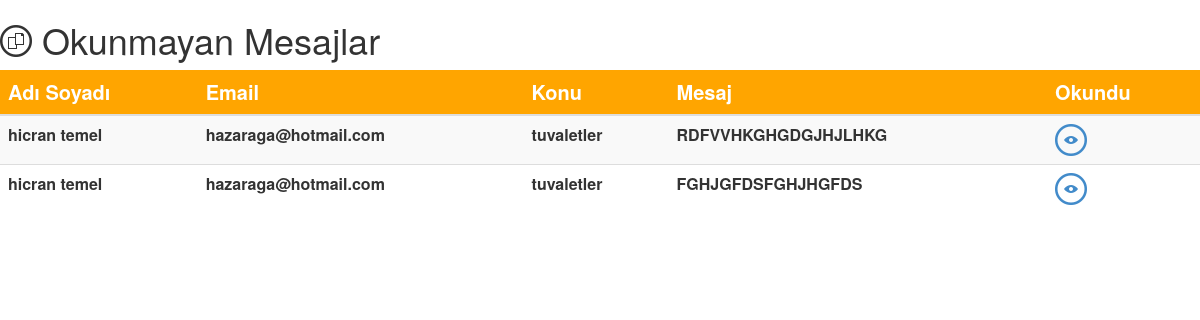
The app's page /okunmayanilet.php with its own data.
### tables this page shows
CREATE TABLE IF NOT EXISTS `iletisim` (
  `id` int(11) NOT NULL AUTO_INCREMENT,
  `adi_sadi` varchar(50) NOT NULL,
  `email` varchar(25) NOT NULL,
  `konu` varchar(50) NOT NULL,
  `mesaj` varchar(250) NOT NULL,
  `kid` int(11) NOT NULL,
  `gg` int(11) NOT NULL,
  PRIMARY KEY (`id`)
);

### okunmayanilet.php (the view, shortened to what this page needs)
<html>
<head>
    <link type="text/css" href="assets/css/required/bootstrap/bootstrap.min.css" rel="stylesheet">
    <link type="text/css" href="assets/js/required/jquery-ui-1.11.0.custom/jquery-ui.min.css" rel="stylesheet" />
    <link type="text/css" href="assets/js/required/jquery-ui-1.11.0.custom/jquery-ui.structure.min.css" rel="stylesheet" />
    <link type="text/css" href="assets/js/required/jquery-ui-1.11.0.custom/jquery-ui.theme.min.css" rel="stylesheet" />
    <link type="text/css" href="assets/css/required/mCustomScrollbar/jquery.mCustomScrollbar.min.css" rel="stylesheet" />
    <link type="text/css" href="assets/css/required/icheck/all.css" rel="stylesheet" />
    <link type="text/css" href="assets/fonts/metrize-icons/styles-metrize-icons.css" rel="stylesheet">
    <link type="text/css" href="assets/css/base.css" rel="stylesheet">
</head>
<body>
    <div class="row">
        <div class="col-md-10">
            <h1>
                <span aria-hidden="true" class="icon icon-documents trk"></span>
                <span class="main-text">
                    Okunmayan Mesajlar
                </span>
            </h1>
        </div>
    </div>
    <div class="row">
        <div class="col-md-12">
            <div class="block">
                <div class="block-content-outer">
                    <div class="block-content-outer">
                        <div class="block-content-inner">
                            <div class="table-responsive">
                                <table class="table table-striped table-hover">
                                    <thead>
                                        <tr style="background-color: orange; color:white; font-weight: bold; font-size: 20px;">
                                            <th>Adı Soyadı</th>
                                            <th>Email</th>
                                            <th>Konu</th>
                                            <th>Mesaj</th>
                                            <th>Okundu</th>
                                        </tr>
                                    </thead>
                                    <tbody>
                                        <?php
                                        $host = "localhost";
                                        $ka = "root";
                                        $p = "";
                                        $vt = "onderes";
                                        $con = new mysqli($host, $ka, $p, $vt);
                                        $sql = "select * from iletisim where gg=1 and kid=1";
                                        $iletisim = mysqli_query($con, $sql);
                                        while ($ilet = $iletisim->fetch_assoc()) {
                                            echo "<tr>";
                                            echo "<th>" . $ilet['adi_sadi'] . "</th>";
                                            echo "<th>" . $ilet['email'] . "</th>";
                                            echo "<th>" . $ilet['konu'] . "</th>";
                                            echo "<th>" . $ilet['mesaj'] . "</th>";
                                            echo "<th>
                                                   <a href='#' data-toggle='modal' data-target='#sil-modal" . $ilet['id'] . "'>
                                                    <span class='icon icon-eye red'></span>
                                                   </a>
                                                  </th>";
                                        echo "</tr>";
                                        }
                                        ?>
                                    </tbody>
                                </table>
                            </div>
                        </div>
                    </div>
                </div>
            </div>
        </div>
    </div>
</body>
</html>

### records on screen
iletisim: adi_sadi "hicran temel", email "hazaraga@hotmail.com", konu "tuvaletler", mesaj "RDFVVHKGHGDGJHJLHKG"
iletisim: adi_sadi "hicran temel", email "hazaraga@hotmail.com", konu "tuvaletler", mesaj "FGHJGFDSFGHJHGFDS"
